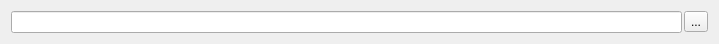
<?xml version="1.0" encoding="UTF-8"?>
<ui version="4.0">
 <class>TerminalDialog</class>
 <widget class="QDialog" name="TerminalDialog">
  <property name="geometry">
   <rect>
    <x>0</x>
    <y>0</y>
    <width>719</width>
    <height>42</height>
   </rect>
  </property>
  <property name="windowTitle">
   <string>New Node Dialog</string>
  </property>
  <layout class="QVBoxLayout" name="verticalLayout">
   <item>
    <layout class="QHBoxLayout" name="horizontalLayout_2">
     <property name="spacing">
      <number>2</number>
     </property>
     <item>
      <widget class="QLineEdit" name="m_commandLineEdit"/>
     </item>
     <item>
      <widget class="QToolButton" name="m_viewNodeButton">
       <property name="toolTip">
        <string>Display node by Module</string>
       </property>
       <property name="statusTip">
        <string/>
       </property>
       <property name="text">
        <string>...</string>
       </property>
       <property name="icon">
        <iconset resource="../../../Resource/App.qrc">
         <normaloff>:/icon/Icon/res/view_type_list.png</normaloff>:/icon/Icon/res/view_type_list.png</iconset>
       </property>
      </widget>
     </item>
    </layout>
   </item>
  </layout>
 </widget>
 <resources>
  <include location="../../../Resource/App.qrc"/>
 </resources>
 <connections/>
</ui>
